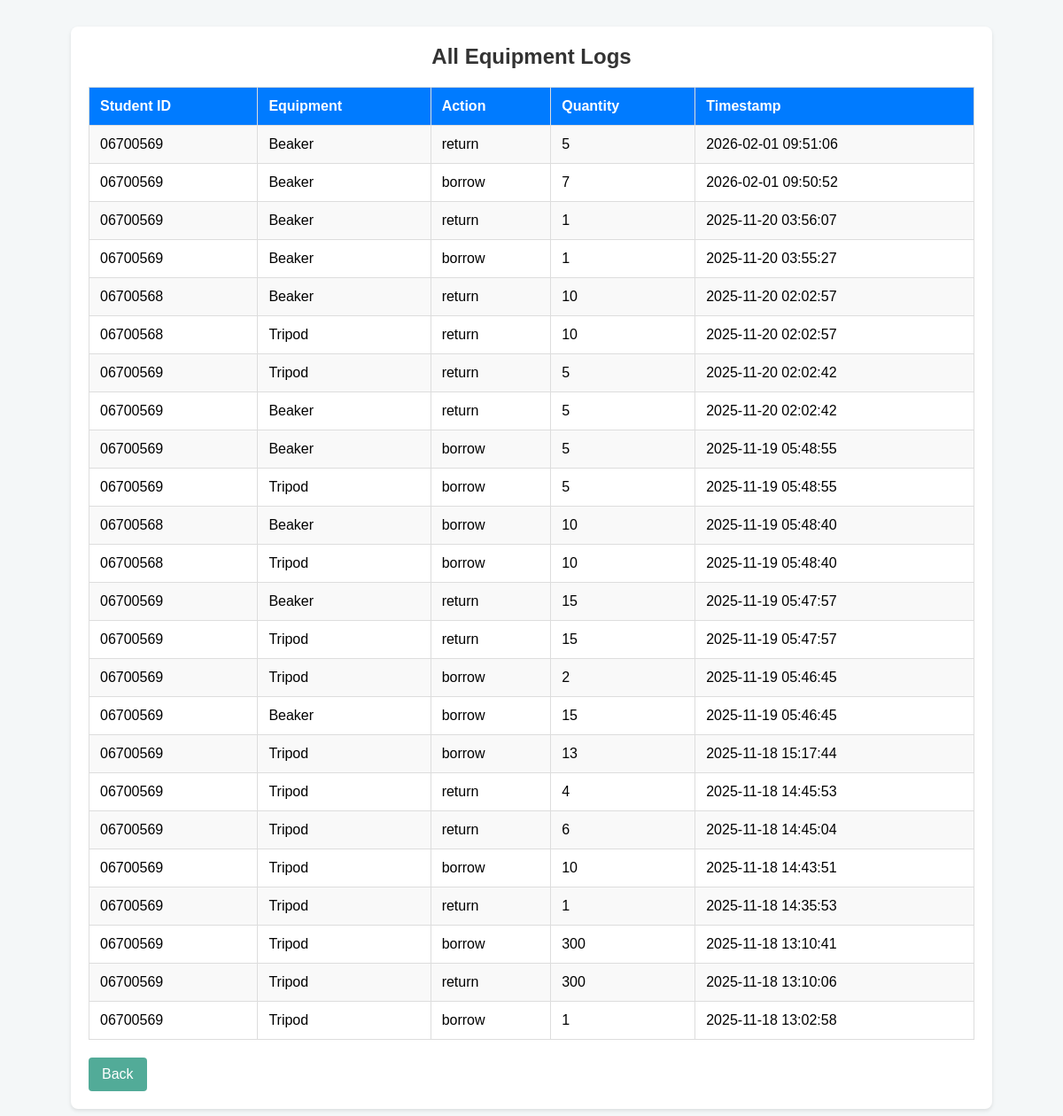
Before: /history with the older database file.
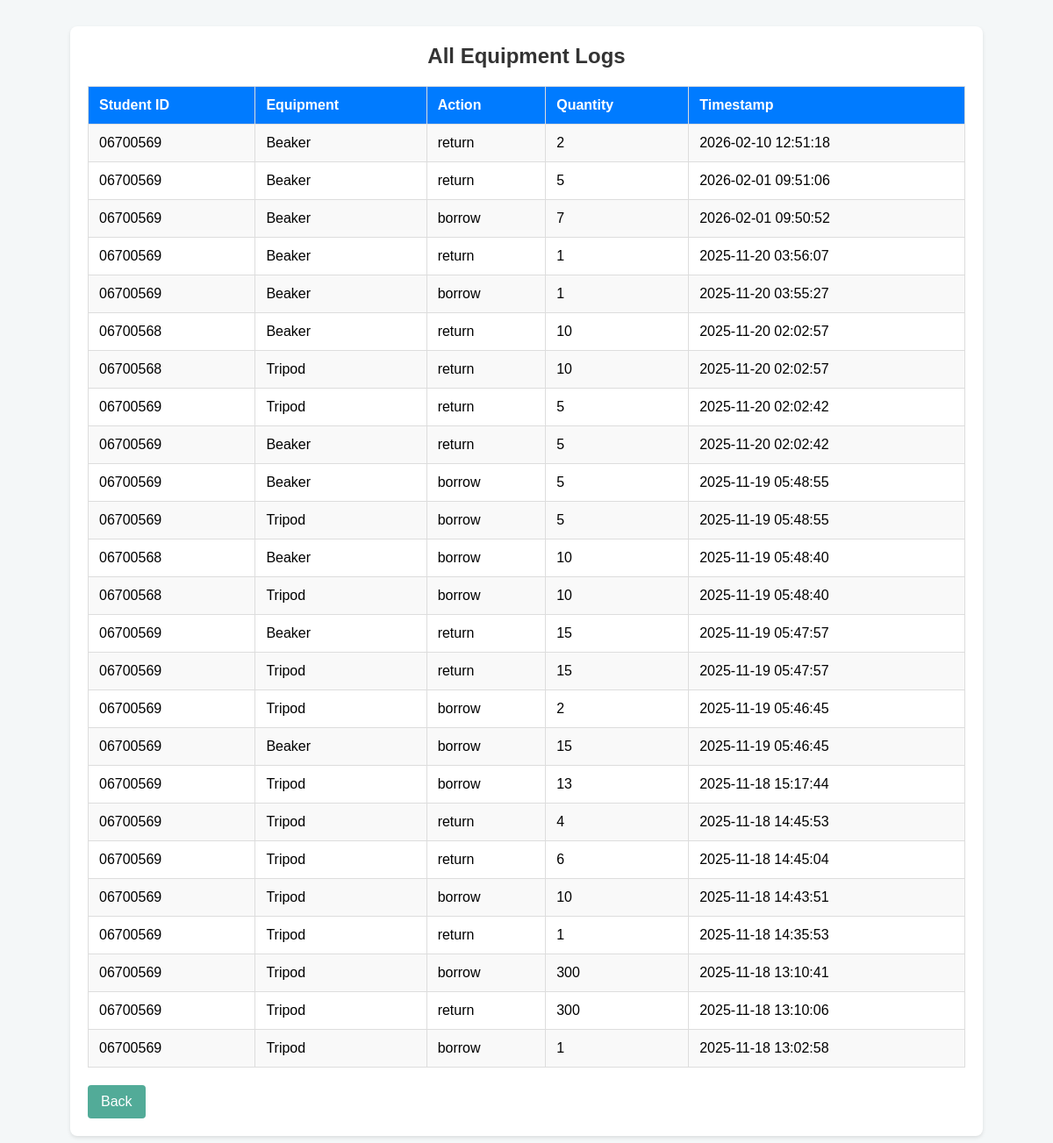
After: the same page with the newer database file.
### tables this page shows
CREATE TABLE equipment_log (
            id INTEGER PRIMARY KEY AUTOINCREMENT,
            student_id TEXT NOT NULL,
            equipment_name TEXT NOT NULL,
            action TEXT CHECK(action IN ('borrow', 'return')),
            timestamp TEXT DEFAULT CURRENT_TIMESTAMP
        , quantity INTEGER DEFAULT 1);

### CV-app/app.py (the view)
@app.route('/history')
def history():
    conn = sqlite3.connect("database.db")
    c = conn.cursor()
    c.execute("SELECT student_id, equipment_name, action, quantity, timestamp FROM equipment_log ORDER BY timestamp DESC")
    logs = c.fetchall()
    conn.close()
    return render_template('history.html', logs=logs)

### CV-app/templates/history.html (shortened to what this page needs)
<!DOCTYPE html>
<html>
<head>
    <link rel="stylesheet" href="{{ url_for('static', filename='style.css') }}">
</head>
<body>
    <div class="container">
        <h2>All Equipment Logs</h2>
        <table>
            <tr>
                <th>Student ID</th>
                <th>Equipment</th>
                <th>Action</th>
                <th>Quantity</th>
                <th>Timestamp</th>
            </tr>
            {% for row in logs %}
                <tr>
                    <td>{{ row[0] }}</td>
                    <td>{{ row[1] }}</td>
                    <td>{{ row[2] }}</td>
                    <td>{{ row[3] }}</td>
                    <td>{{ row[4] }}</td>
                </tr>
            {% endfor %}
        </table>
        <a href="/" class="back-button">Back</a>
    </div>
</body>
</html>

Changed rows visible on the page:
added equipment_log: student "06700569", equipment_name "Beaker", action "return", quantity "2", timestamp "2026-02-10 12:51:18"
